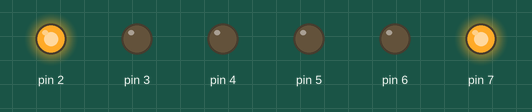
Recording of a sketch running on a simulated Arduino Uno, built with avr-gcc and run on an emulated ATmega328P. Parts: output pins drawn as LEDs (lit = HIGH).

Above: at 0.5 s.
At 1.5 s:
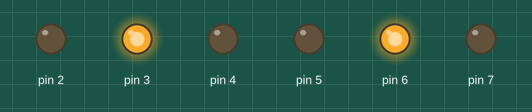
At 3.0 s:
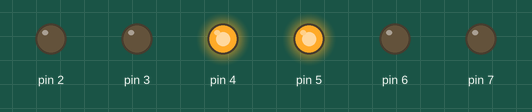
Timing chart, 0 to 7.8 s (numbered marks = the images above):
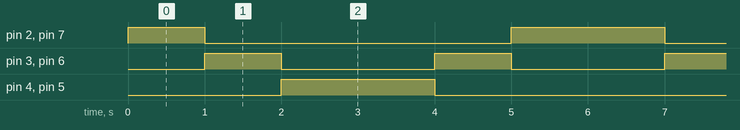

Measured:
- by itself, pin 2, pin 7: repeats every 6.0 s: LOW 4.0 s, HIGH 2.0 s
- by itself, pin 3, pin 6: alternates HIGH for 1.0 s and LOW for 2.0 s
- by itself, pin 4, pin 5: alternates HIGH for 2.0 s and LOW for 4.0 s

The sketch:

led_pattern_alternate_travelling_of_light.ino
```cpp
int i,j;
void setup()
{
  for(i=2;i<8;i++)
  {
    pinMode(i, OUTPUT);
  }
}

void loop()
{
  for(i=2;i<5;)
  {
    for(j=7;j>i;i++,j--)
    {
      digitalWrite(i, HIGH);
      digitalWrite(j, HIGH);
      delay(1000);
      digitalWrite(i,LOW);
      digitalWrite(j,LOW);
    }
  }
  for(i=4;i>1;)
  {
    for(j=5;j<=7;i--,j++)
    {
      digitalWrite(i, HIGH);
      digitalWrite(j, HIGH);
      delay(1000);
      digitalWrite(i,LOW);
      digitalWrite(j,LOW);
    }
  }
}
```
